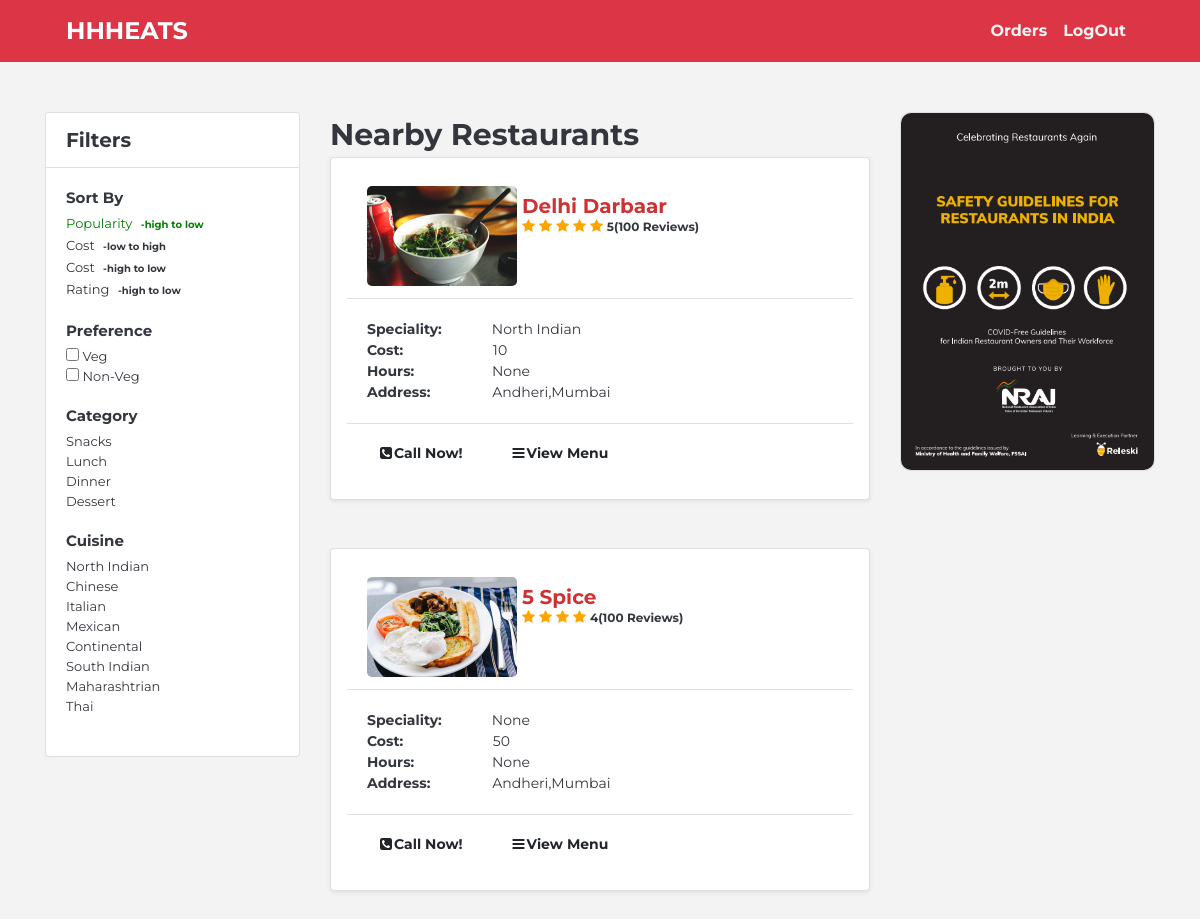
The app's page /showMenu/, older data.
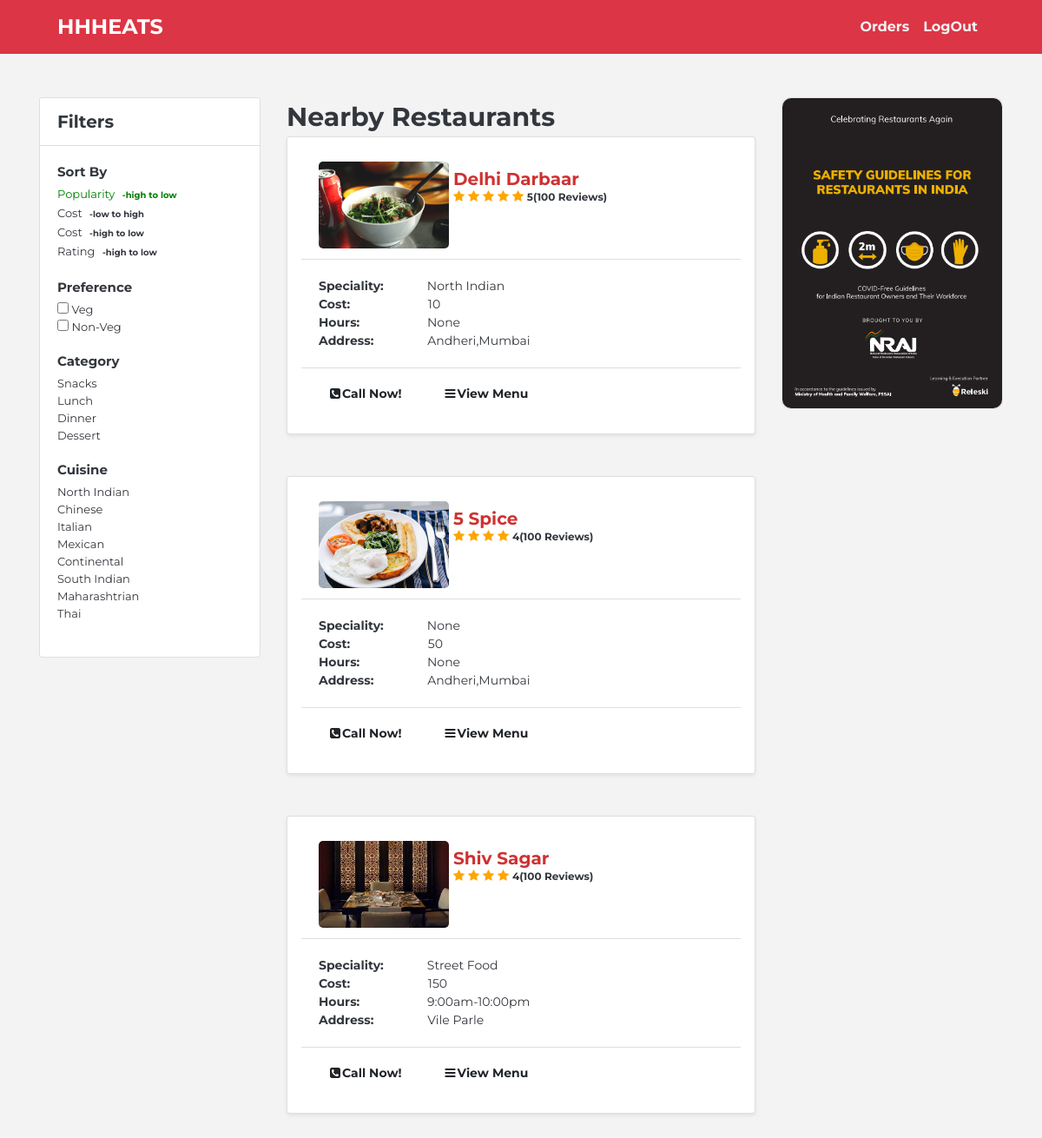
The same page, newer data.
### foodapp/models.py (models this page shows, shortened)
class Restaurant(models.Model):
    user = models.OneToOneField(Owner, on_delete=models.CASCADE)
    rname = models.CharField(max_length=100, blank=False)
    info = models.CharField(max_length=40, blank=False)
    min_ord = models.CharField(max_length=5, blank=False)
    location = models.CharField(max_length=40, blank=False)
    r_logo = models.FileField(upload_to="rest_logo",blank=False)
    speciality=models.CharField(max_length=200,null=True,blank=True)
    hours=models.CharField(max_length=200,null=True,blank=True)
    rating=models.IntegerField(null=True,blank=True)
    phone=models.CharField(max_length=20,null=True,blank=True)
    REST_STATE_OPEN = "Open"
    REST_STATE_CLOSE = "Closed"
    REST_STATE_CHOICES = (
        (REST_STATE_OPEN, REST_STATE_OPEN),
        (REST_STATE_CLOSE, REST_STATE_CLOSE),
    )
    status = models.CharField(
        max_length=50, choices=REST_STATE_CHOICES, default=REST_STATE_OPEN, blank=False
    )
    approved = models.BooleanField(blank=False, default=True)
    def __str__(self):
        return self.rname

### foodapp/views.py (the view)
# urls.py: path("showMenu/",views.listRestaurant,name="ListRestaurant"),
def listRestaurant(request):
    data=Restaurant.objects.all()
    print(data)
    return render(request,"restaurant.html",{"Restaurants":data})

### foodapp/templatetags/giverange.py (called while the page is built)
@register.filter(name='val')
def val(count):
    return range(count)

### foodapp/templates/restaurant.html (shortened to what this page needs)
{% load static %}
{% load giverange %}
<!DOCTYPE html>
<html lang="en">
<head>
     <link rel="stylesheet" href="https://maxcdn.bootstrapcdn.com/bootstrap/4.5.2/css/bootstrap.min.css">
     <link rel="stylesheet" href="https://cdnjs.cloudflare.com/ajax/libs/font-awesome/4.7.0/css/font-awesome.min.css">
     <link rel="stylesheet" href="{% static 'css/restaurant.css' %}">
</head>
<body>
  <nav class="navbar navbar-expand-sm bg-danger navbar-dark">
    <a class="navbar-brand" href="#">HHHEATS</a>
    <ul class="navbar-nav">
      <li class="nav-item active">
        <a class="nav-link" href="#" style="color: #f3f3f3;">{{ request.user.f_name }}</a>
      </li>
      <li class="nav-item active">
        <a class="nav-link" href="{% url "order_status" %}" style="color: #f3f3f3;">Orders</a>
      </li>
      <li class="nav-item active">
        <a class="nav-link" href="{% url "logout" %}" style="color: #f3f3f3;">LogOut</a>
      </li>
    </ul>
  </nav>
  <div class="container-fluid">
  <div class="container">
    <div class="row">
      <div class="col-lg-3">
        <div class="card" id="filters">
          <div class="card-header" >Filters</div>
          <div class="card-body">
            <div class="categories">Sort By</div>
            <div class="sort" style="color: green;">Popularity  <span class="sortorder">-high to low</span></div>
            <div class="sort">Cost  <span class="sortorder" onclick="descen()">-low to high</span></div>
            <div class="sort">Cost  <span class="sortorder" onclick="ascen()">-high to low</span></div>
            <div class="sort">Rating  <span class="sortorder">-high to low</span></div><br>
            <div class="categories">Preference</div>
            <div class="sort"><input type="checkbox" value="">&nbsp;Veg</div>
            <div class="sort"><input type="checkbox" value="">&nbsp;Non-Veg</div><br>
            <div class="categories">Category</div>
            <div class="sort">Snacks</div>
            <div class="sort">Lunch</div>
            <div class="sort">Dinner</div>
            <div class="sort">Dessert</div>
            <br>
            <div class="categories">Cuisine</div>
            <div class="sort">North Indian</div>
            <div class="sort">Chinese</div>
            <div class="sort">Italian</div>
            <div class="sort">Mexican</div>
            <div class="sort">Continental</div>
            <div class="sort">South Indian</div>
            <div class="sort">Maharashtrian</div>
            <div class="sort">Thai</div><br>
          </div>
        </div>
      </div>
      <div class="col-lg-6">
        <div class="subtitle">Nearby Restaurants</div>
                  {% for i in Restaurants %}
                  <div class="mine">
                    <div class="card shadow-sm p-3 mb-5 bg-white rounded" id="ind_res">
                      <div class="card-header"><div><img class="card-img-top" src="{{i.r_logo.url}}" alt="Card image cap"></div>
                      <p class="card-title" >{{i.rname}}</p>
                      {% for j in i.rating|val %}
                      <span class="fa fa-star checked"></span>
                      {% endfor %}
                      <span class="rating">{{ i.rating }}(100 Reviews)</span>
                    </div>
                      <div class="card-body">
                        <div>Speciality:<span class="value">{{i.speciality}}</span></div>
                        <div>Cost:&nbsp;&nbsp;&nbsp;&nbsp;&nbsp;&nbsp;&nbsp;&nbsp;&nbsp;&nbsp;<span class="value">{{i.min_ord}}</span></div>
                        <div>Hours:&nbsp;&nbsp;&nbsp;&nbsp;&nbsp;&nbsp;&nbsp;<span class="value">{{i.hours}}</span></div>
                        <div>Address:&nbsp;&nbsp;&nbsp;<span class="value">{{i.location}}</span></div>
                      </div>
                      <div class="card-footer">
                        <span><button type="button" class="btn btn-default" id="callnow" data-toggle="modal" data-target="#exampleModalCenter"><i class="fa fa-phone-square" aria-hidden="true"></i>Call Now!</button>
                        </span>
                        <span> <a href="{% url 'restuarantMenu' pk=i.id %}"><button type="button" class="btn btn-default" id="viewmenu"><i class="fa fa-bars" aria-hidden="true"></i>View Menu</button></a>
                        </span>
                      </div>
                  </div>
                </div>
                {% endfor %}
              </div>
              <div class="col-lg-3">
                <div class="card" id="guide">
                  <img src="{% static "images/guidlines.png" %}" alt="Covid-19 Guidlines">
                </div>
              </div>
          </div>
        </div>
  </div>
</body>
</html>

### foodapp/static/css/restaurant.css (style rules this page uses)
body { background-color: #f3f3f3; color: #33373d; font-family: 'Montserrat', sans-serif; overflow-x: hidden; }
nav { margin-bottom: 50px; }
.navbar-brand { font-size: 24px; font-weight: bold; color: #33373d; margin-left: 50px; }
.navbar-nav { margin-left: auto; margin-right: 50px; font-weight: bold; }
.subtitle { font-size: 30px; font-weight: bold; }
#filters { height: auto; }
#filters .card-header { font-weight: bold; font-size: 20px; background-color: white; }
#filters .card-body { line-height: 20px; }
#filters .categories { font-weight: bold; font-size: 15px; margin-bottom: 5px; }
.sort { font-size: 13px; font-weight: normal; }
.sortorder { font-size: 10px; font-weight: bold; margin-left: 5px; }
#ind_res .card-header { font-weight: bold; font-size: 14px; background-color: white; }
#ind_res .card-title { font-size: 20px; font-weight: bold; color: #ce3232; padding: 0; margin: 0; margin-top: 10px; line-height: 20px; }
#ind_res .card-body { font-size: 14px; font-weight: bold; }
.value { font-weight: lighter; margin-left: 50px; }
#ind_res .card-footer { font-weight: bold; font-size: 14px; background-color: white; }
.btn-default { font-size: 14px; font-weight: bold; }
.card-img-top { width: 150px; height: 100px; float: left; margin-right: 5px; border-radius: 5px; }
p { text-align: justify; }
#viewmenu { margin-left: 20px; }
.checked { color: orange; }
.rating { font-size: 12px; }
.fa-phone-square { margin-right: 2px; }
.fa-bars { margin-right: 2px; }
#guide { border-radius: 10px; }
#guide img { border-radius: 10px; }

Row changes from the older to the newer data that the page shows:
added Restaurant: r_logo (picture), rname "Shiv Sagar", rating "4", speciality "Street Food", min_ord "150", hours "9:00am-10:00pm", location "Vile Parle"
